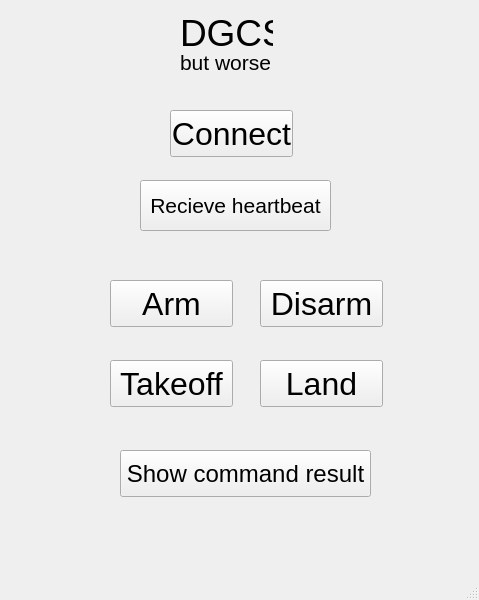
<?xml version="1.0" encoding="UTF-8"?>
<ui version="4.0">
 <class>MainWindow</class>
 <widget class="QMainWindow" name="MainWindow">
  <property name="geometry">
   <rect>
    <x>0</x>
    <y>0</y>
    <width>479</width>
    <height>600</height>
   </rect>
  </property>
  <property name="windowTitle">
   <string>MainWindow</string>
  </property>
  <widget class="QWidget" name="centralwidget">
   <widget class="QLabel" name="label">
    <property name="geometry">
     <rect>
      <x>180</x>
      <y>10</y>
      <width>93</width>
      <height>45</height>
     </rect>
    </property>
    <property name="font">
     <font>
      <pointsize>28</pointsize>
     </font>
    </property>
    <property name="text">
     <string>DGCS</string>
    </property>
   </widget>
   <widget class="QLabel" name="label_2">
    <property name="geometry">
     <rect>
      <x>180</x>
      <y>50</y>
      <width>93</width>
      <height>25</height>
     </rect>
    </property>
    <property name="font">
     <font>
      <pointsize>16</pointsize>
     </font>
    </property>
    <property name="text">
     <string>but worse</string>
    </property>
   </widget>
   <widget class="QPushButton" name="pushButton">
    <property name="geometry">
     <rect>
      <x>170</x>
      <y>110</y>
      <width>123</width>
      <height>47</height>
     </rect>
    </property>
    <property name="font">
     <font>
      <pointsize>24</pointsize>
     </font>
    </property>
    <property name="text">
     <string>Connect</string>
    </property>
   </widget>
   <widget class="QPushButton" name="pushButton_2">
    <property name="geometry">
     <rect>
      <x>140</x>
      <y>180</y>
      <width>191</width>
      <height>51</height>
     </rect>
    </property>
    <property name="font">
     <font>
      <pointsize>16</pointsize>
     </font>
    </property>
    <property name="text">
     <string>Recieve heartbeat</string>
    </property>
   </widget>
   <widget class="QPushButton" name="pushButton_3">
    <property name="geometry">
     <rect>
      <x>110</x>
      <y>280</y>
      <width>123</width>
      <height>47</height>
     </rect>
    </property>
    <property name="font">
     <font>
      <pointsize>24</pointsize>
     </font>
    </property>
    <property name="text">
     <string>Arm</string>
    </property>
   </widget>
   <widget class="QPushButton" name="pushButton_4">
    <property name="geometry">
     <rect>
      <x>260</x>
      <y>280</y>
      <width>123</width>
      <height>47</height>
     </rect>
    </property>
    <property name="font">
     <font>
      <pointsize>24</pointsize>
     </font>
    </property>
    <property name="text">
     <string>Disarm</string>
    </property>
   </widget>
   <widget class="QPushButton" name="pushButton_5">
    <property name="geometry">
     <rect>
      <x>120</x>
      <y>450</y>
      <width>251</width>
      <height>47</height>
     </rect>
    </property>
    <property name="font">
     <font>
      <pointsize>18</pointsize>
     </font>
    </property>
    <property name="text">
     <string>Show command result</string>
    </property>
   </widget>
   <widget class="QPushButton" name="pushButton_6">
    <property name="geometry">
     <rect>
      <x>110</x>
      <y>360</y>
      <width>123</width>
      <height>47</height>
     </rect>
    </property>
    <property name="font">
     <font>
      <pointsize>24</pointsize>
     </font>
    </property>
    <property name="text">
     <string>Takeoff</string>
    </property>
   </widget>
   <widget class="QPushButton" name="pushButton_7">
    <property name="geometry">
     <rect>
      <x>260</x>
      <y>360</y>
      <width>123</width>
      <height>47</height>
     </rect>
    </property>
    <property name="font">
     <font>
      <pointsize>24</pointsize>
     </font>
    </property>
    <property name="text">
     <string>Land</string>
    </property>
   </widget>
  </widget>
  <widget class="QMenuBar" name="menubar">
   <property name="geometry">
    <rect>
     <x>0</x>
     <y>0</y>
     <width>479</width>
     <height>21</height>
    </rect>
   </property>
  </widget>
  <widget class="QStatusBar" name="statusbar"/>
 </widget>
 <resources/>
 <connections/>
</ui>
